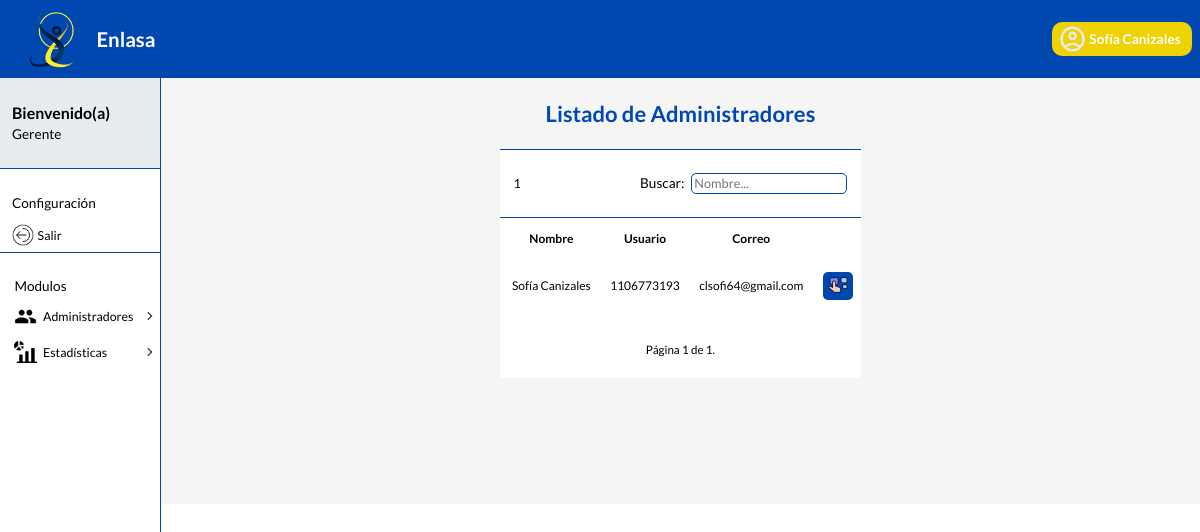
Before: /gerente/administradores/ (signed in) with the older database file.
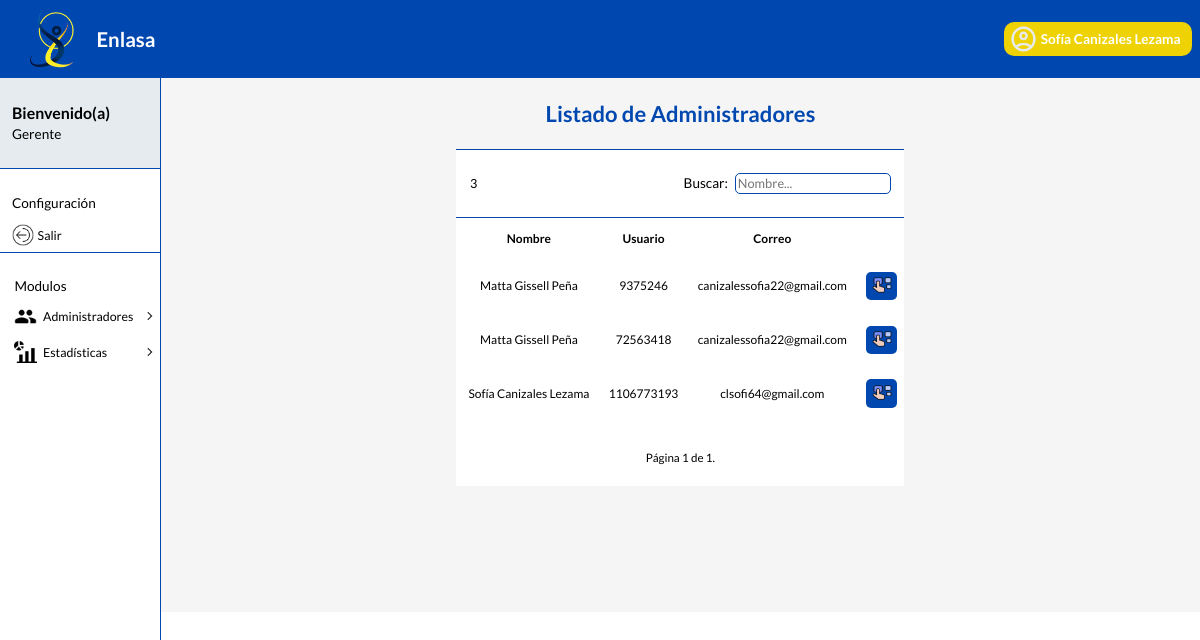
After: the same page with the newer database file.
### home/models.py (models this page shows, shortened)
class  Usuario(AbstractBaseUser, PermissionsMixin):
    ROL = [ #creación de la enumeración de tipo de rol
        ('CLIENTE', 'Cliente'),
        ('GERENTE', 'Gerente'),
        ('ADMINISTRADOR', 'Administrador')
    ]
    num_documento = models.IntegerField( primary_key = True, unique=True)
    rol = models.CharField(max_length = 14, choices = ROL)
    nombre = models.CharField(max_length = 50)
    email = models.EmailField(max_length = 50)
    password = models.CharField(max_length = 8)
    REQUIRED_FIELDS = ['rol']
    USERNAME_FIELD = 'num_documento'
    objects = UsuarioManager()

### home/views.py (the view)
# urls.py: path('gerente/administradores/', views.verAdministradores, name='gerente_administradores_list'),
@login_required
def verAdministradores(request):
    users = Usuario.objects.all()
    managers = []
    for user in users:
        if user.rol == 'ADMINISTRADOR':
            managers.append(user) #almacenar los usuarios que tengan el rol de administrador
    context = {
        'managers' : managers,
    }
    paginator = Paginator(context['managers'], 10)
    page = request.GET.get('page')
    try:
        managers_page = paginator.page(page)
    except PageNotAnInteger:
        managers_page = paginator.page(1)
    except EmptyPage:
        managers_page = paginator.page(paginator.num_pages)
    context['managers_page'] = managers_page
    return render(request, 'gerente/verAdministradores.html', {'context': context})

### home/templates/gerente/verAdministradores.html (shortened to what this page needs)
{% extends 'layouts/baseGerente.html' %}
{% load static %}
{% block content %}
<section id="clientes">
    <h3>Listado de Administradores</h3>
</section>
<div id="general">
    <section id="buscar" class="sec-buscar">
        <section>
            <p id="count">{{ context.managers_page.paginator.count }}</p>
        </section>
        <section>
            <label for="buscar">Buscar:</label>
            <input name="buscar" type="text" placeholder="Nombre..."></input>
        </section>
    </section>
    <table>
        <thead class="polizas">
            <tr>
                <th>Nombre</th>
                <th>Usuario</th>
                <th>Correo</th>
            </tr>
        </thead>
        <tbody class="polizas">
            {% for administrador in context.managers %}
            <tr id="datos">
                <td>{{ administrador.nombre }}</td>
                <td>{{ administrador.num_documento }}</td>
                <td>{{ administrador.email }}</td>
                <td>
                    <div class="boton-menu">
                        <button class="options boton">
                            <img class="icon" src="{% static 'assets/opciones2.png' %}">
                        </button>
                            {% url 'edit_password_admin' administrador.num_documento as url_change_password %}
                            {% url 'delete_admin' administrador.num_documento as url_delete_admin %}
                    </div>
                </td>
            </tr>
            {% endfor %}
        </tbody>
    </table>
    <div class="pagination">
        <span class="step-links">
          <span class="current"> Página {{ context.managers_page.number }} de {{ context.managers_page.paginator.num_pages }}. </span>
        </span>
    </div>
</div>
{% endblock %}

### home/templates/layouts/baseGerente.html (shortened to what this page needs)
{% load static %}
<!DOCTYPE html>
<html lang="en">
<head>
    <link rel="stylesheet" href="{% static 'css/principal.css' %}">
    <link rel="stylesheet" href="{% static 'css/tables.css' %}">
    <link rel="stylesheet" href="{% static 'css/verPerfil.css' %}">
    <link rel="stylesheet" href="{% static 'css/forms.css' %}">
    <link rel="stylesheet" href="{% static 'css/estadisticas.css' %}">
</head>
<body>
    <header>
        <section>
            <figure>
                <img src="{% static 'assets/iconoLogo.png' %}" alt="logo">
            </figure>
            <h1>Enlasa</h1>
        </section>
        <button id="miBoton" class="icono1">
            <img src="{% static 'assets/icono1.png' %}"  alt="icono">
            <span><strong>{{user.nombre}}</strong></span>
        </button>
    </header>
    <div class="lyout">
        <nav id="nav" class="cerrado">
            <section class="rol">
                <h3>Bienvenido(a)</h3>
                <p>Gerente</p>
            </section>
            <section class="confi">
                <p class="p" >Configuración</p>
                <button class="icono2" id="boton-logout">
                    <figure>
                        <img src="{% static 'assets/out.png' %}"  alt="icono">
                    </figure>
                    <p>Salir</p>
                </button>
            </section>
            <ul class="list">
                <p>Modulos</p>
                <li class="list_item list_item--click">
                    <div class="list_button list_button--click">
                        <img src="{% static 'assets/people.png' %}"  class="list_img">
                        <a href="#" class="nav_link">Administradores</a>
                        <img src="{% static 'assets/arrow.png' %}"  class="list_arrow">
                    </div>
                </li>
                <li class="list_item list_item--click">
                    <div class="list_button list_button--click">
                        <img src="{% static 'assets/estadisticas.png' %}" class="list_img">
                        <a href="#" class="nav_link">Estadísticas</a>
                        <img src="{% static 'assets/arrow.png' %}"  class="list_arrow">
                    </div>
                </li>
               </ul>
        </nav>
        <main>
            {% block content %}
            {% endblock %}
        </main>
    </div>
</body>
</html>

Changed rows visible on the page:
changed Usuario "clsofi64@gmail.com": nombre "Sofía Canizales" → "Sofía Canizales Lezama"
added Usuario: nombre "Matta Gissell Peña", num_documento "9375246", email "canizalessofia22@gmail.com"
added Usuario: nombre "Matta Gissell Peña", num_documento "72563418", email "canizalessofia22@gmail.com"
Other visible differences:
{{ context.managers_page.paginator.count }}: "1" → "3"
